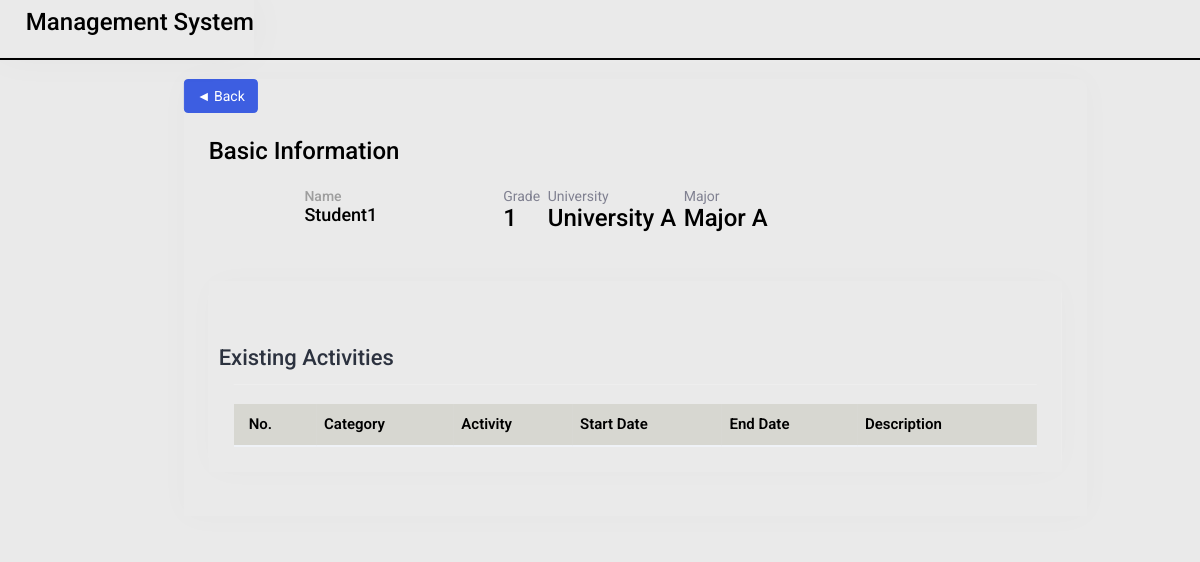
/counselor-checkdetails/6/ (signed in), run on an earlier commit of the app's database.
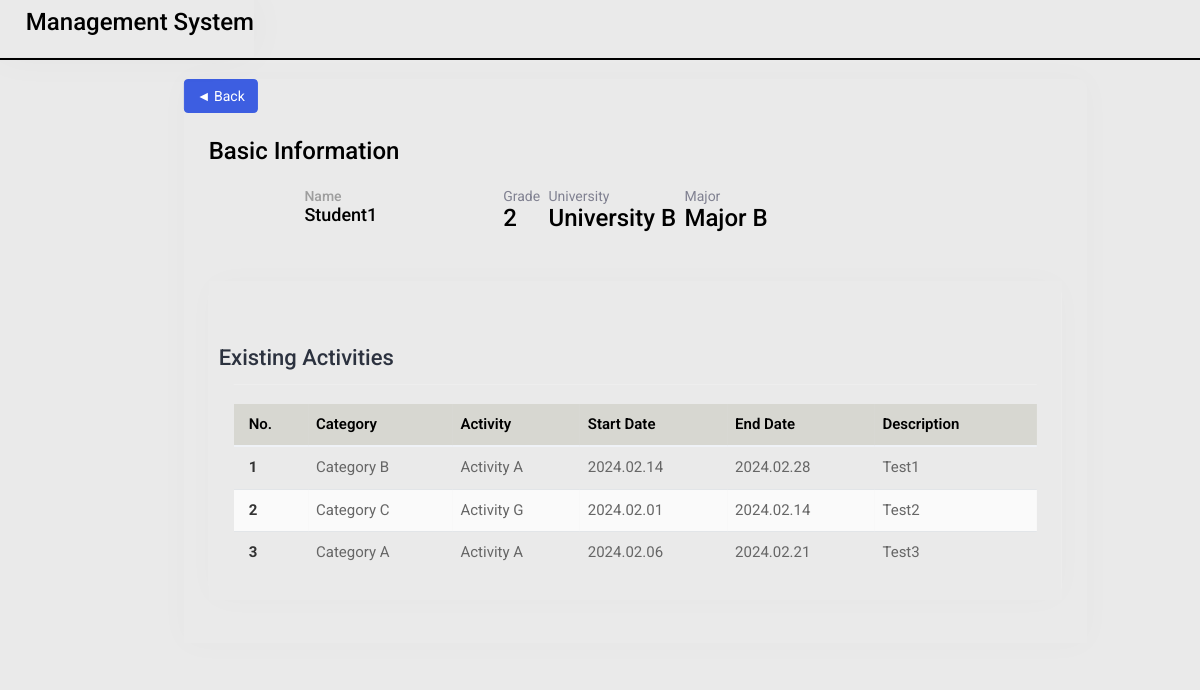
And on a later commit of the database.
### student/models.py (models this page shows, shortened)
class Student(models.Model):
    GRADE_CHOICES = [
        (1, 'Grade 1'),
        (2, 'Grade 2'),
        (3, 'Grade 3'),
        (4, 'Grade 4'),
        (5, 'Grade 5'),
        (6, 'Grade 6'),
        (7, 'Grade 7'),
        (8, 'Grade 8'),
        (9, 'Grade 9'),
        (10, 'Grade 10'),
    ]
    user = models.OneToOneField(CustomUser, on_delete=models.CASCADE)
    grade = models.IntegerField(choices=GRADE_CHOICES)
    university = models.ForeignKey(University, on_delete=models.CASCADE, default=None)
    major = models.ForeignKey(Major, on_delete=models.CASCADE)
    category = models.ForeignKey(Category, on_delete=models.CASCADE, null=True, blank=True)
    activity = models.ManyToManyField(Activity, blank=True)
    start_date = models.DateField(null=True, blank=True)
    end_date = models.DateField(null=True, blank=True)
    description = models.TextField(max_length=250, null = True)

class ActivityExperience(models.Model):
    student = models.ForeignKey(Student, on_delete=models.CASCADE)
    category = models.ForeignKey(Category, on_delete=models.CASCADE, null=True, blank=True)
    activity = models.ForeignKey(Activity, on_delete=models.CASCADE, null=True, blank=True)
    start_date = models.DateField(default='2000-01-01', null=True, blank=True)
    end_date = models.DateField(default='2000-01-01', null=True, blank=True)
    description = models.TextField(max_length=250, null=True)

### manager/models.py (models this page shows, shortened)
class CustomUser(AbstractBaseUser, PermissionsMixin):
    ROLE_CHOICES = [
        ('manager', 'Manager'),
        ('counselor', 'Counselor'),
        ('student', 'Student')
    ]
    username = models.CharField(max_length=50, unique=True)
    name = models.CharField(max_length=60)
    role = models.CharField(max_length=20, choices=ROLE_CHOICES)
    is_active = models.BooleanField(default=True)
    is_staff = models.BooleanField(default=False)
    REQUIRED_FIELDS = ['name', 'role']
    USERNAME_FIELD = 'username'
    objects = CustomUserManager()
    class Meta:
        verbose_name = 'Custom User'
        verbose_name_plural = 'Custom Users'

class University(models.Model):
    name = models.CharField(max_length=50)

class Major(models.Model):
    name = models.CharField(max_length=50)

class Category(models.Model):
    name = models.CharField(max_length=50)

class Activity(models.Model):
    name = models.CharField(max_length=50)
    category = models.ManyToManyField(Category)

### counselor/views.py (the view)
# urls.py: path('counselor-checkdetails/<int:id>/', views.counselor_checkdetails, name='counselor-checkdetails'),
@login_required
def counselor_checkdetails(request, id):
    students = Student.objects.get(id = id)
    existing_activity_experiences = ActivityExperience.objects.filter(student=students).order_by('pk')
    context = {
        'students' : students,
        'existing_activity_experiences': existing_activity_experiences,
    }
    return render(request, 'counselor_checkdetails.html', context)

### counselor/templates/counselor_checkdetails.html (shortened to what this page needs)
{% load static %}
<!DOCTYPE html>
<html lang="en">
<head>
    <link rel="stylesheet" href="{% static 'css/bootstrap.min.css' %}">
    <link rel="stylesheet" href="{% static 'css/login_style.css' %}">
    <link rel="stylesheet" href="{% static 'css/custom.css' %}">
</head>
<body>
    <div class="main-wrapper">
        <div class="header">
            <div class="header-left">
                <h3>Management System</h3>
            </div>
        </div>
        <div class="page-wrapper">
            <div class="content container-fluid">
                <div class="card">
                    <a href="{% url 'counselor-checkstudents' %}" class="btn btn-primary mb-3">◄ Back</a>
                    <div class="card-body">
                        <div class="row">
                            <div class="col-md-12">
                                <div class="about-info">
                                    <h3>Basic Information</h3>
                                </div>
                                <div class="student-profile-head">
                                    <div class="row" style="background: #eaeaea;">
                                        <div class="col-lg-4 col-md-4">
                                            <div class="profile-user-box">
                                                <div class="names-profiles">
                                                    <h5>Name</h5>
                                                    <h4>{{ students.user.name }}</h4>
                                                </div>
                                            </div>
                                        </div>
                                        <div class="col-lg-4 col-md-4 d-flex align-items-center">
                                            <div class="follow-group">
                                                <div class="students-follows">
                                                    <h5>Grade</h5>
                                                    <h3>{{ students.grade }}</h3>
                                                </div>
                                                <div class="students-follows">
                                                    <h5>University</h5>
                                                    <h3>{{ students.university.name }}</h3>
                                                </div>
                                                <div class="students-follows">
                                                    <h5>Major</h5>
                                                    <h3>{{ students.major.name }}</h3>
                                                </div>
                                            </div>
                                        </div>
                                    </div>
                                </div>
                            </div>
                        </div>
                        <div class="row">
                            <div class="col-sm-12">
                                <div class="card card-table comman-shadow">
                                    <div class="card-body">
                                        <div class="page-header">
                                            <div class="row align-items-center">
                                                <div class="col">
                                                    <h3 class="page-title">Existing Activities</h3>
                                                </div>
                                            </div>
                                        </div>
                                        <div class="table-responsive">
                                            <table
                                                class="table border-0 star-student table-hover table-center mb-0 datatable table-striped">
                                                <thead class="student-thread">
                                                    <tr>
                                                        <th style="background: #d7d7d1;">No.</th>
                                                        <th style="background: #d7d7d1;">Category</th>
                                                        <th style="background: #d7d7d1;">Activity</th>
                                                        <th style="background: #d7d7d1;">Start Date</th>
                                                        <th style="background: #d7d7d1;">End Date</th>
                                                        <th style="background: #d7d7d1;">Description</th>
                                                    </tr>
                                                </thead>
                                                <tbody>
                                                        {% for eae in existing_activity_experiences %}
                                                        <tr>
                                                            <th>{{ forloop.counter }}</th>
                                                            <td>
                                                                {{ eae.category.name }}
                                                            </td>
                                                            <td>
                                                                {{ eae.activity.name }}
                                                            </td>
                                                            <td>
                                                                {{ eae.start_date|date:'Y.m.d' }}
                                                            </td>
                                                            <td>
                                                                {{ eae.end_date|date:'Y.m.d' }}
                                                            <td>
                                                                {{ eae.description }}
                                                            </td>
                                                        </tr>
                                                        {% endfor %}
                                                    </tbody>
                                            </table>
                                        </div>
                                    </div>
                                </div>
                            </div>
                        </div>
                    </div>
                </div>
            </div>
        </div>
    </div>
</body>
</html>

What changed in the data, as far as the page shows it:
changed Student "Student1": grade "1" → "2"; university.name "University A" → "University B"; major.name "Major A" → "Major B"
added ActivityExperience: category.name "Category B", activity.name "Activity A", start_date "2024.02.14", end_date "2024.02.28", description "Test1"
added ActivityExperience: category.name "Category C", activity.name "Activity G", start_date "2024.02.01", end_date "2024.02.14", description "Test2"
added ActivityExperience: category.name "Category A", activity.name "Activity A", start_date "2024.02.06", end_date "2024.02.21", description "Test3"
